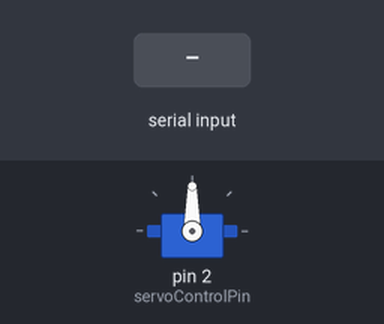
A sketch run on a simulated Arduino Uno, built with avr-gcc and run on an emulated ATmega328P. On the bench: servo. The inputs (shaded band) are chosen by the test bench. What the sketch prints to the serial monitor is not drawn.

Above: at 1.2 s.
1.3 s: "30,150\n" received over Serial
At 3.5 s:
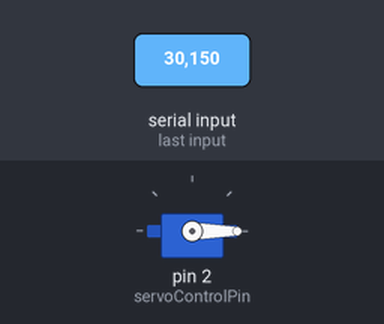
3.8 s: "90,45\n" received over Serial
At 4.6 s:
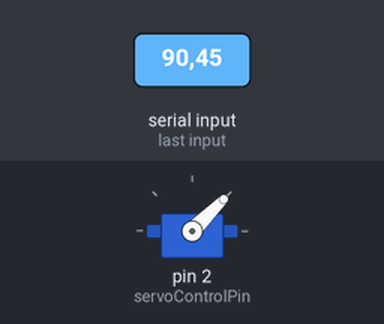
6.3 s: "200\n" received over Serial
At 6.6 s:
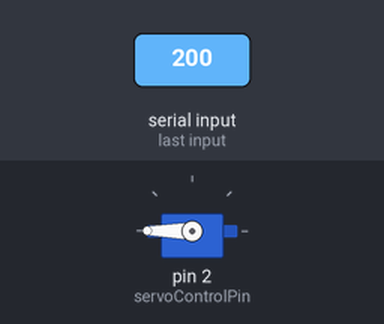
Timing chart, 0 to 9.3 s (numbered marks = the images above; inputs shaded):
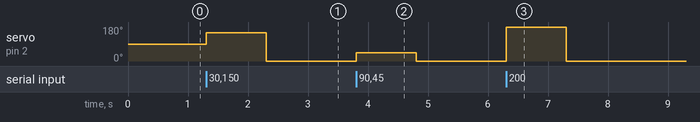

The sketch:

ch06_servo.ino
```cpp
#include <Servo.h>

const int servoControlPin = 2;

Servo servo;

void setup() {
  servo.attach(servoControlPin);
  Serial.begin(9600);
  Serial.println("Angle in degrees (0 to 180)");
}

void loop() {
  if (Serial.available()) {
    int angle = Serial.parseInt();
    servo.write(angle);
  }
}
```

Measured:
- after the input at 1.3 s, servo on pin 2 (servoControlPin): 90° → 150° at once, → 0° 1.0 s later
- after the input at 3.8 s, servo on pin 2 (servoControlPin): 0° → 45° at once, → 0° 1.0 s later
- after the input at 6.3 s, servo on pin 2 (servoControlPin): 0° → 180° at once, → 0° 1.0 s later
